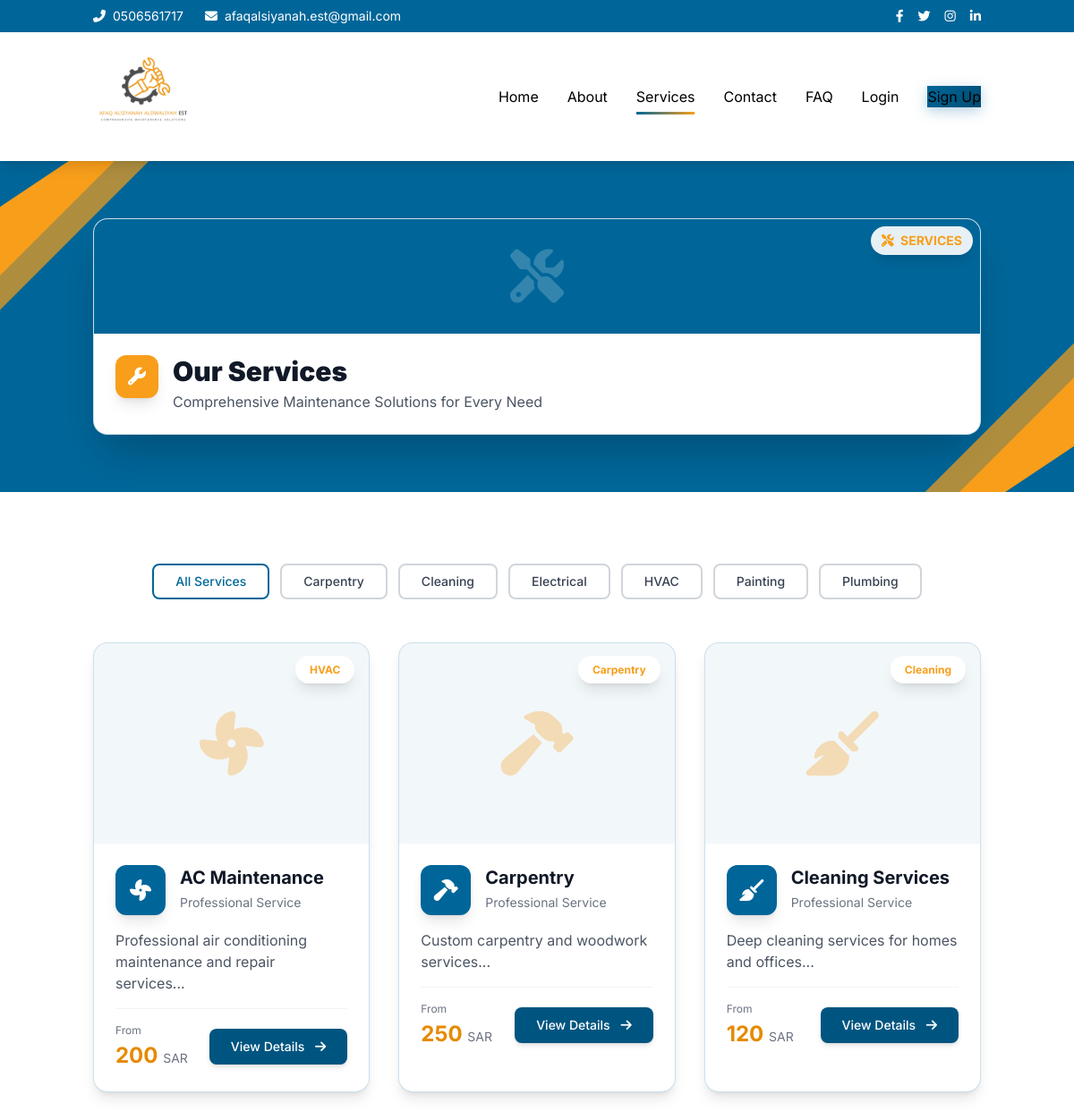
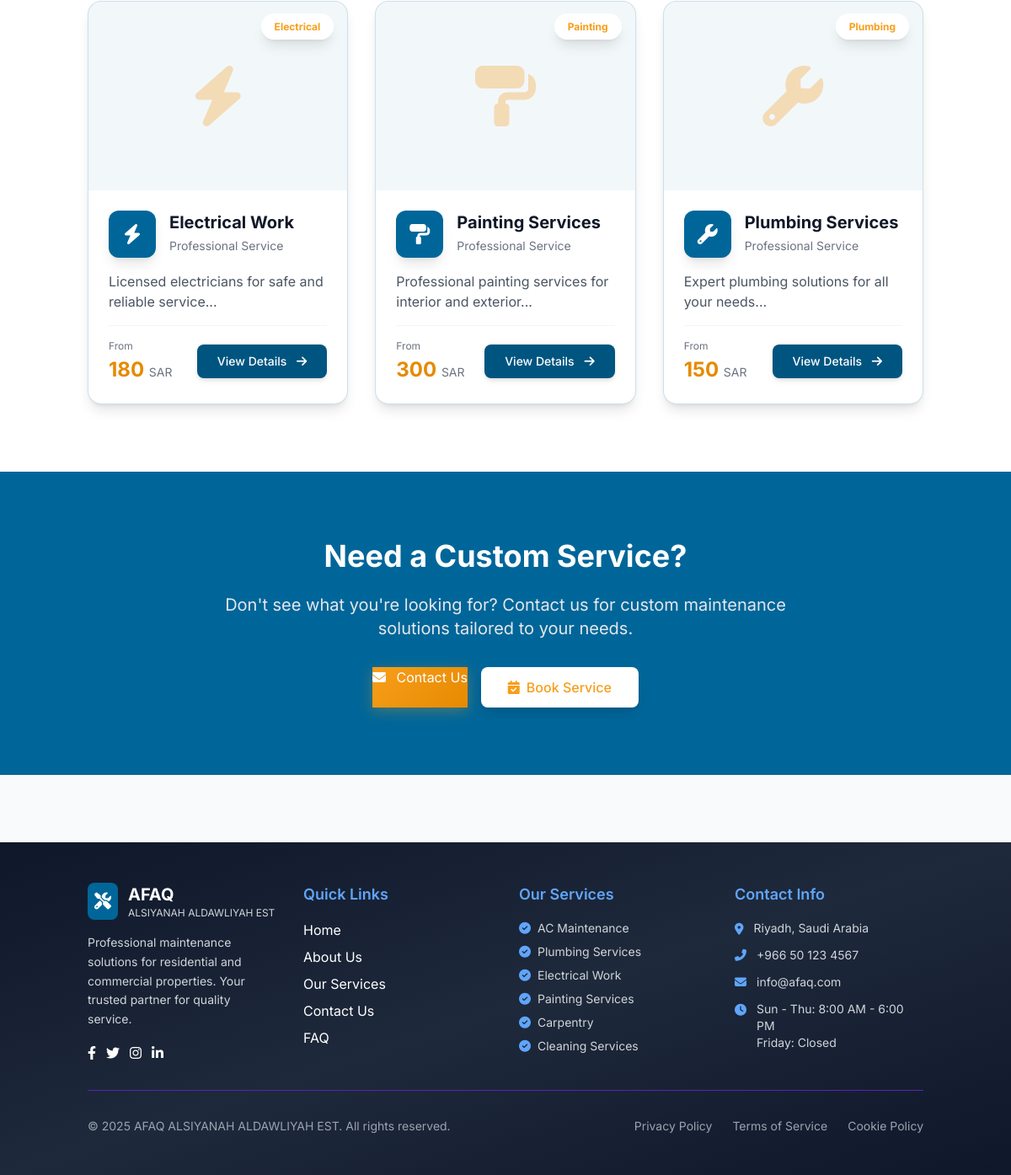
/services.php, run on the app's committed database (2 pictures, top to bottom).
### tables this page shows
CREATE TABLE IF NOT EXISTS services (
    id INT AUTO_INCREMENT PRIMARY KEY,
    title VARCHAR(255) NOT NULL,
    title_ar VARCHAR(255),
    description TEXT NOT NULL,
    description_ar TEXT,
    image VARCHAR(255),
    icon VARCHAR(100),
    category VARCHAR(100),
    price DECIMAL(10, 2) DEFAULT 0.00,
    duration VARCHAR(50),
    status ENUM('active', 'inactive') DEFAULT 'active',
    created_at TIMESTAMP DEFAULT CURRENT_TIMESTAMP,
    updated_at TIMESTAMP DEFAULT CURRENT_TIMESTAMP ON UPDATE CURRENT_TIMESTAMP,
    INDEX idx_category (category),
    INDEX idx_status (status)
);

### includes/database.php (called while the page is built, shortened)
<?php
class Database {
    private static $instance = null;
    private $conn;
    private function __construct() {
        try {
            $this->conn = new mysqli(DB_HOST, DB_USER, DB_PASS, DB_NAME);
            $this->conn->set_charset("utf8mb4");
        } catch (Exception $e) {
            die("Database connection error: " . $e->getMessage());
        }
    }
    public static function getInstance() {
        if (self::$instance === null) {
            self::$instance = new Database();
        }
        return self::$instance;
    }
    public function query($sql, $params = []) {
        $stmt = $this->conn->prepare($sql);
        $stmt->execute();
        return $stmt;
    }
    public function fetchAll($sql, $params = []) {
        $stmt = $this->query($sql, $params);
        $result = $stmt->get_result();
        return $result->fetch_all(MYSQLI_ASSOC);
    }
}
?>

### services.php (the view, shortened to what this page needs)
<?php
require_once 'includes/header.php';
require_once 'includes/database.php';
$db = Database::getInstance();
$services = $db->fetchAll("SELECT * FROM services WHERE status = 'active' ORDER BY title ASC");
$categories = $db->fetchAll("SELECT DISTINCT category FROM services WHERE status = 'active' AND category IS NOT NULL ORDER BY category");
?>
<section class="relative py-8 sm:py-12 md:py-16 bg-[#006699] overflow-hidden">
    <div class="absolute inset-0 overflow-hidden">
        <div class="absolute top-0 left-0 w-64 h-64">
        </div>
        <div class="absolute bottom-0 right-0 w-64 h-64">
            <svg class="w-full h-full" viewBox="0 0 400 400" fill="none">
                <path d="M400 320 L280 400 L200 400 L400 200 Z" fill="#F89E1B"/>
                <path d="M400 260 L220 400 L140 400 L400 140 Z" fill="#F89E1B" opacity="0.7"/>
            </svg>
        </div>
    </div>
    <div class="container mx-auto px-4">
        <div class="max-w-7xl mx-auto">
            <div class="bg-white rounded-2xl border border-[#006699]/20 shadow-2xl overflow-hidden">
                <div class="relative h-24 sm:h-32 bg-[#006699] flex items-center justify-center">
                    <div class="absolute top-2 right-2 px-2 sm:px-3 py-1 sm:py-1.5 bg-white/90 backdrop-blur-sm rounded-full text-[#F89E1B] text-xs sm:text-sm font-bold shadow-lg">
                        <i class="fas fa-tools mr-1"></i> SERVICES
                    </div>
                    <i class="fas fa-tools text-4xl sm:text-6xl text-white opacity-20"></i>
                </div>
                <div class="p-4 sm:p-6">
                    <div class="flex items-start gap-3 sm:gap-4">
                        <div class="flex-shrink-0 w-10 h-10 sm:w-12 sm:h-12 bg-[#F89E1B] rounded-lg sm:rounded-xl flex items-center justify-center shadow-lg">
                            <i class="fas fa-wrench text-lg sm:text-xl text-white"></i>
                        </div>
                        <div class="flex-1">
                            <h1 class="text-xl sm:text-2xl md:text-3xl font-black text-gray-900 mb-1">Our Services</h1>
                            <p class="text-xs sm:text-sm md:text-base text-gray-600">Comprehensive Maintenance Solutions for Every Need</p>
                        </div>
                    </div>
                </div>
            </div>
        </div>
    </div>
</section>
<section class="py-12 sm:py-16 md:py-20 bg-white">
    <div class="container mx-auto px-4">
        <?php if (count($categories) > 0): ?>
        <div class="mb-8 sm:mb-12 flex flex-wrap gap-2 sm:gap-3 justify-center">
            <button onclick="filterServices('all')" class="filter-btn active px-4 py-2 sm:px-6 sm:py-2 rounded-lg border-2 border-[#006699] text-[#006699] hover:bg-[#006699] hover:text-white transition font-medium text-xs sm:text-sm">
                All Services
            </button>
            <?php foreach ($categories as $category): ?>
            <button onclick="filterServices('<?= htmlspecialchars($category['category']) ?>')" class="filter-btn px-4 py-2 sm:px-6 sm:py-2 rounded-lg border-2 border-gray-300 text-gray-700 hover:border-[#F89E1B] hover:text-[#F89E1B] transition font-medium text-xs sm:text-sm">
                <?= htmlspecialchars($category['category']) ?>
            </button>
            <?php endforeach; ?>
        </div>
        <?php endif; ?>
        <div class="grid grid-cols-2 lg:grid-cols-3 gap-6 md:gap-8 max-w-6xl mx-auto">
            <?php foreach ($services as $service): ?>
            <div class="service-item bg-white rounded-2xl border border-[#006699]/20 shadow-lg overflow-hidden hover:shadow-2xl transition-all duration-300 transform hover:-translate-y-2 cursor-pointer group" data-category="<?= htmlspecialchars($service['category'] ?? 'Other') ?>" onclick="window.location.href='<?= SITE_URL ?>/service.php?id=<?= $service['id'] ?>'">
                <div class="relative h-32 md:h-56 overflow-hidden bg-[#006699]/5">
                    <?php if (!empty($service['image'])): ?>
                        <img src="<?= SITE_URL ?>/<?= htmlspecialchars($service['image']) ?>"
                             alt="<?= htmlspecialchars($service['title']) ?>"
                             class="w-full h-full object-cover group-hover:scale-110 transition-transform duration-500">
                    <?php else: ?>
                        <div class="w-full h-full flex items-center justify-center">
                            <i class="<?= htmlspecialchars($service['icon'] ?? 'fas fa-wrench') ?> text-4xl md:text-7xl text-[#F89E1B] opacity-30"></i>
                        </div>
                    <?php endif; ?>
                    <?php if ($service['category']): ?>
                    <div class="absolute top-2 right-2 md:top-4 md:right-4">
                        <span class="px-2 py-1 md:px-4 md:py-2 bg-white bg-opacity-95 backdrop-blur-sm text-[#F89E1B] text-[10px] md:text-xs font-bold rounded-full shadow-lg">
                            <?= htmlspecialchars($service['category']) ?>
                        </span>
                    </div>
                    <?php endif; ?>
                </div>
                <div class="p-4 md:p-6">
                    <div class="flex items-start gap-2 md:gap-4 mb-3 md:mb-4">
                        <div class="flex-shrink-0 w-10 h-10 md:w-14 md:h-14 bg-[#006699] rounded-xl flex items-center justify-center shadow-lg">
                            <i class="<?= htmlspecialchars($service['icon'] ?? 'fas fa-wrench') ?> text-sm md:text-2xl text-white"></i>
                        </div>
                        <div class="flex-1">
                            <h3 class="text-sm md:text-xl font-bold text-gray-900 mb-1 group-hover:text-[#F89E1B] transition line-clamp-2"><?= htmlspecialchars($service['title']) ?></h3>
                            <p class="hidden md:block text-sm text-gray-500">Professional Service</p>
                        </div>
                    </div>
                    <p class="text-xs md:text-base text-gray-600 mb-3 md:mb-4 line-clamp-2 md:line-clamp-3">
                        <?= htmlspecialchars($service['short_description'] ?? substr($service['description'], 0, 100)) ?>...
                    </p>
                    <div class="flex items-center justify-between pt-3 md:pt-4 border-t border-gray-100">
                        <div>
                            <p class="text-[10px] md:text-xs text-gray-500 mb-0.5 md:mb-1">From</p>
                            <p class="text-lg md:text-2xl font-bold text-gold-600">
                                <?= number_format($service['price'], 0) ?>
                                <span class="text-xs md:text-sm font-normal text-gray-500"><?= htmlspecialchars($service['price_unit'] ?? 'SAR') ?></span>
                            </p>
                        </div>
                        <button class="px-3 py-2 md:px-6 md:py-2.5 bg-primary-600 text-white rounded-lg hover:bg-primary-700 transition font-medium text-xs md:text-sm shadow-md hover:shadow-lg">
                            <span class="hidden md:inline">View Details</span>
                            <i class="fas fa-arrow-right ml-1 md:ml-2"></i>
                        </button>
                    </div>
                </div>
            </div>
            <?php endforeach; ?>
        </div>
    </div>
</section>
<section class="py-12 sm:py-16 md:py-20 bg-[#006699] text-white">
    <div class="container mx-auto px-4 text-center">
        <h2 class="text-2xl sm:text-3xl md:text-4xl font-bold mb-4 sm:mb-6">Need a Custom Service?</h2>
        <p class="text-base sm:text-lg md:text-xl mb-6 sm:mb-8 text-gray-200 max-w-2xl mx-auto">
            Don't see what you're looking for? Contact us for custom maintenance solutions tailored to your needs.
        </p>
        <div class="flex flex-col sm:flex-row gap-4 justify-center">
            <a href="<?= SITE_URL ?>/contact.php" class="btn-secondary">
                <i class="fas fa-envelope mr-2"></i> Contact Us
            </a>
            <a href="<?= SITE_URL ?>/booking.php" class="bg-white text-[#F89E1B] px-8 py-3 rounded-lg hover:bg-gray-100 transition shadow-lg font-medium inline-flex items-center justify-center">
                <i class="fas fa-calendar-check mr-2"></i> Book Service
            </a>
        </div>
    </div>
</section>
<?php require_once 'includes/footer.php'; ?>

### data on the page
services: category "HVAC", title "AC Maintenance", description "Professional air conditioning maintenance and repair services", price "200", price_unit "SAR"
services: category "Carpentry", title "Carpentry", description "Custom carpentry and woodwork services", price "250", price_unit "SAR"
services: category "Cleaning", title "Cleaning Services", description "Deep cleaning services for homes and offices", price "120", price_unit "SAR"
services: category "Electrical", title "Electrical Work", description "Licensed electricians for safe and reliable service", price "180", price_unit "SAR"
services: category "Painting", title "Painting Services", description "Professional painting services for interior and exterior", price "300", price_unit "SAR"
services: category "Plumbing", title "Plumbing Services", description "Expert plumbing solutions for all your needs", price "150", price_unit "SAR"

### other printed values
$category['category'] "Carpentry"
$category['category'] "Cleaning"
$category['category'] "Electrical"
$category['category'] "HVAC"
$category['category'] "Painting"
$category['category'] "Plumbing"
